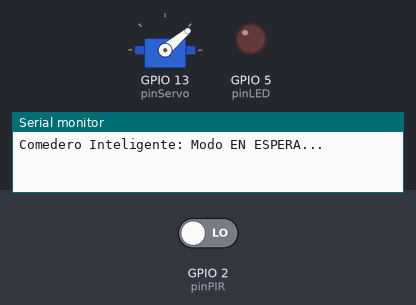
Simulated run of this sketch. Board: ESP32. On the bench: servo, output pins drawn as LEDs (lit = HIGH), the last lines printed to the serial monitor. The test bench sets the inputs (shaded band); at power-on: GPIO 2 (pinPIR) LOW.

Above: at 1.8 s.
1.9 s: GPIO 2 (pinPIR) driven HIGH
At 3.2 s:
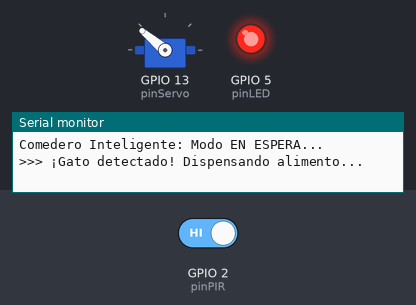
Timing chart, 0 to 5.0 s (numbered marks = the images above; inputs shaded):
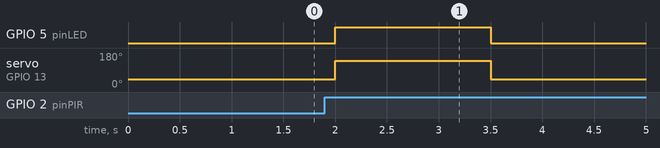

The sketch:

sketch.ino
```cpp
#include <ESP32Servo.h> // Necesaria para el control angular preciso del Servomotor
// --- Definición de Pines de E/S ---
const int pinPIR = 2; // Pin de Entrada (Sensor)
const int pinServo = 13; // Pin de Salida (Actuador de Movimiento)
const int pinLED = 5; // Pin de Salida (Actuador de Luz/Indicador)
// --- Variables y Objetos del Comedero ---
Servo dispensador; // Crea un objeto llamado "dispensador"
int anguloDispensa = 140; // POSICIÓN 1: Ángulo al que se mueve para que CAIGA el alimento
int anguloCerrado = 40; // POSICIÓN 2: Ángulo de reposo (Tapa CERRADA)
// Bandera lógica: Es crucial para evitar que el servo gire sin parar
bool dispensado = false; // Inicialmente, no se ha servido comida (estado 'false')
void setup() {
 Serial.begin(115200); // Inicia el Monitor Serial para ver mensajes de estado

 // Configuración de Pines

 pinMode(pinPIR, INPUT); // El PIR es una ENTRADA que lee movimiento
 pinMode(pinLED, OUTPUT); // El LED es una SALIDA

 // Configuración del Servomotor
 dispensador.attach(pinServo); // Asocia el objeto 'dispensador' al pin13
 dispensador.write(anguloCerrado); // Coloca el servo en la posición inicial (CERRADO)
 digitalWrite(pinLED, LOW); // Asegura que el LED esté apagado

 Serial.println("Comedero Inteligente: Modo EN ESPERA...");
}
void loop() {
 // 1. Lee el estado del sensor PIR
 int hayGato = digitalRead(pinPIR);

 // Lógica: Solo actúa si hayGato es ALTO Y dispensado es FALSO
 if (hayGato == HIGH) {

 if (dispensado == false) {
 // --- INICIO DE LA SECUENCIA DE DISPENSACIÓN ---
 Serial.println(">>> ¡Gato detectado! Dispensando alimento...");

 // Actuador 1: Mueve el servo (la tapa) para servir la comida
 dispensador.write(anguloDispensa);

 // Actuador 2: Enciende el LED para indicar que está sirviendo
 digitalWrite(pinLED, HIGH);

 delay(1500); // Espera 1.5 segundos para que todo el alimento caiga

 // Actuador 1: Cierra el dispensador para detener el flujo de comida
 dispensador.write(anguloCerrado);

 // Actuador 2: Apaga el LED
 digitalWrite(pinLED, LOW);

 // Establece la bandera a TRUE: ¡Comida Servida! (Esto previene servir de nuevo)
 dispensado = true;

 Serial.println("Dispensación completada. Servo cerrado.");

 // Espera 10 segundos antes de volver a verificar el estado para evitar re-disparos
 delay(10000);
 }

 } else {
 // Si NO se detecta movimiento...
 if (dispensado == true) {
 // Si el gato se fue (ya no hay movimiento) Y ya había comido...

 // Reinicia la bandera a FALSE: El comedero está listo para la próxima vez
 dispensado = false;
 Serial.println("Sistema reiniciado. Listo para la próxima comida.");
 }
 delay(500); // Pausa breve para aligerar el procesador
 }
}
```

Measured:
- after the input at 1.9 s, GPIO 5 (pinLED): LOW → HIGH after 0.10 s, → LOW 1.5 s later; servo on GPIO 13 (pinServo): 40° → 140° after 0.10 s, → 40° 1.5 s later
